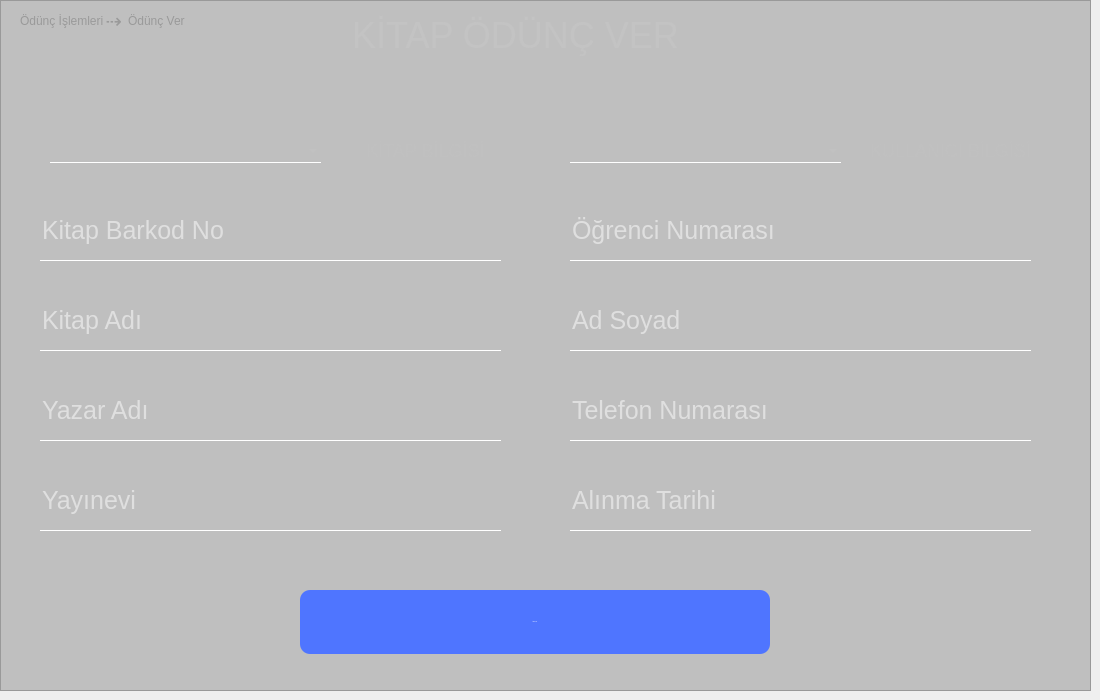
       <widget class="QWidget" name="qw_odunc_ver">
        <widget class="QLabel" name="label_4">
         <property name="geometry">
          <rect>
           <x>20</x>
           <y>10</y>
           <width>85</width>
           <height>21</height>
          </rect>
         </property>
         <property name="font">
          <font>
           <pointsize>9</pointsize>
          </font>
         </property>
         <property name="styleSheet">
          <string notr="true">QLabel{
color:silver;
background:transparent;
}</string>
         </property>
         <property name="text">
          <string>Ödünç İşlemleri</string>
         </property>
        </widget>
        <widget class="QLabel" name="label_10">
         <property name="geometry">
          <rect>
           <x>100</x>
           <y>13</y>
           <width>31</width>
           <height>16</height>
          </rect>
         </property>
         <property name="font">
          <font>
           <pointsize>15</pointsize>
          </font>
         </property>
         <property name="styleSheet">
          <string notr="true">QLabel{
color:silver;
background:transparent;
}</string>
         </property>
         <property name="text">
          <string> ⇢</string>
         </property>
        </widget>
        <widget class="QLabel" name="label_15">
         <property name="geometry">
          <rect>
           <x>128</x>
           <y>10</y>
           <width>71</width>
           <height>21</height>
          </rect>
         </property>
         <property name="font">
          <font>
           <pointsize>9</pointsize>
          </font>
         </property>
         <property name="styleSheet">
          <string notr="true">QLabel{
color:silver;
background:transparent;
}</string>
         </property>
         <property name="text">
          <string>Ödünç Ver</string>
         </property>
        </widget>
        <widget class="QFrame" name="frame_3">
         <property name="geometry">
          <rect>
           <x>0</x>
           <y>0</y>
           <width>1091</width>
           <height>691</height>
          </rect>
         </property>
         <property name="styleSheet">
          <string notr="true">QFrame{
background:rgba(0,0,0,0.2);
}
QLineEdit{
font-size:25px;;
color:white;
border:none;
background:transparent;
border-bottom:1px solid white;
}
QLineEdit:hover{
background:rgba(0,0,0,0.04);
}
QPushButton{
background:rgb(79, 117, 255);
border-radius:10px;
color:#fff;
}
QPushButton:hover{
border:none;
background:rgb(68, 117, 222)
}
QCheckBox{
color:silver;
background:transparent
}
QCheckBox:hover{
color:white;
}


</string>
         </property>
         <property name="frameShape">
          <enum>QFrame::StyledPanel</enum>
         </property>
         <property name="frameShadow">
          <enum>QFrame::Raised</enum>
         </property>
         <widget class="QPushButton" name="btn_oduncVer">
          <property name="geometry">
           <rect>
            <x>300</x>
            <y>590</y>
            <width>470</width>
            <height>64</height>
           </rect>
          </property>
          <property name="font">
           <font>
            <pointsize>-1</pointsize>
           </font>
          </property>
          <property name="cursor">
           <cursorShape>PointingHandCursor</cursorShape>
          </property>
          <property name="text">
           <string>Ödünç Ver</string>
          </property>
          <property name="shortcut">
           <string>Return</string>
          </property>
         </widget>
         <widget class="QLabel" name="label">
          <property name="geometry">
           <rect>
            <x>290</x>
            <y>10</y>
            <width>451</width>
            <height>51</height>
           </rect>
          </property>
          <property name="font">
           <font>
            <pointsize>-1</pointsize>
           </font>
          </property>
          <property name="styleSheet">
           <string notr="true">background:transparent;
color:rgb(195, 195, 195);
font-size:36px;</string>
          </property>
          <property name="text">
           <string>KİTAP ÖDÜNÇ VER</string>
          </property>
          <property name="alignment">
           <set>Qt::AlignCenter</set>
          </property>
         </widget>
         <widget class="QComboBox" name="combo_odunc_kitap">
          <property name="enabled">
           <bool>true</bool>
          </property>
          <property name="geometry">
           <rect>
            <x>50</x>
            <y>140</y>
            <width>271</width>
            <height>23</height>
           </rect>
          </property>
          <property name="autoFillBackground">
           <bool>false</bool>
          </property>
          <property name="styleSheet">
           <string notr="true">
font-size:15px;
color:rgb(195, 195, 195);
border:none;
background:transparent;
border-bottom:1px solid white;
</string>
          </property>
          <property name="editable">
           <bool>false</bool>
          </property>
          <property name="currentText">
           <string/>
          </property>
          <property name="currentIndex">
           <number>-1</number>
          </property>
          <property name="insertPolicy">
           <enum>QComboBox::InsertAtBottom</enum>
          </property>
          <property name="duplicatesEnabled">
           <bool>false</bool>
          </property>
          <property name="frame">
           <bool>true</bool>
          </property>
          <property name="modelColumn">
           <number>0</number>
          </property>
         </widget>
         <widget class="QLineEdit" name="odunc_ver_barkod">
          <property name="enabled">
           <bool>true</bool>
          </property>
          <property name="geometry">
           <rect>
            <x>40</x>
            <y>200</y>
            <width>461</width>
            <height>61</height>
           </rect>
          </property>
          <property name="text">
           <string/>
          </property>
          <property name="maxLength">
           <number>24</number>
          </property>
          <property name="placeholderText">
           <string>Kitap Barkod No</string>
          </property>
         </widget>
         <widget class="QPushButton" name="btn_kitapBilgileriGetir_3">
          <property name="geometry">
           <rect>
            <x>350</x>
            <y>140</y>
            <width>151</width>
            <height>21</height>
           </rect>
          </property>
          <property name="font">
           <font>
            <pointsize>-1</pointsize>
           </font>
          </property>
          <property name="cursor">
           <cursorShape>PointingHandCursor</cursorShape>
          </property>
          <property name="styleSheet">
           <string notr="true">QPushButton{
background:transparent;
border:none;
color:silver;
font-size:18px;
}
QPushButton:hover{
color:white;
}</string>
          </property>
          <property name="text">
           <string>KİTAP BİLGİSİ</string>
          </property>
          <property name="shortcut">
           <string>Return</string>
          </property>
         </widget>
         <widget class="QLineEdit" name="odunc_ver_kitap">
          <property name="enabled">
           <bool>true</bool>
          </property>
          <property name="geometry">
           <rect>
            <x>40</x>
            <y>290</y>
            <width>461</width>
            <height>61</height>
           </rect>
          </property>
          <property name="text">
           <string/>
          </property>
          <property name="maxLength">
           <number>24</number>
          </property>
          <property name="placeholderText">
           <string>Kitap Adı</string>
          </property>
         </widget>
         <widget class="QLineEdit" name="odunc_ver_yazar">
          <property name="enabled">
           <bool>true</bool>
          </property>
          <property name="geometry">
           <rect>
            <x>40</x>
            <y>380</y>
            <width>461</width>
            <height>61</height>
           </rect>
          </property>
          <property name="text">
           <string/>
          </property>
          <property name="maxLength">
           <number>24</number>
          </property>
          <property name="placeholderText">
           <string>Yazar Adı</string>
          </property>
         </widget>
         <widget class="QComboBox" name="combo_odunc_kullanici">
          <property name="enabled">
           <bool>true</bool>
          </property>
          <property name="geometry">
           <rect>
            <x>570</x>
            <y>140</y>
            <width>271</width>
            <height>23</height>
           </rect>
          </property>
          <property name="autoFillBackground">
           <bool>false</bool>
          </property>
          <property name="styleSheet">
           <string notr="true">
font-size:15px;
color:rgb(195, 195, 195);
border:none;
background:transparent;
border-bottom:1px solid white;
</string>
          </property>
          <property name="editable">
           <bool>false</bool>
          </property>
          <property name="currentText">
           <string/>
          </property>
          <property name="currentIndex">
           <number>-1</number>
          </property>
          <property name="insertPolicy">
           <enum>QComboBox::InsertAtBottom</enum>
          </property>
          <property name="duplicatesEnabled">
           <bool>false</bool>
          </property>
          <property name="frame">
           <bool>true</bool>
          </property>
          <property name="modelColumn">
           <number>0</number>
          </property>
         </widget>
         <widget class="QPushButton" name="btn_kitapBilgileriGetir_4">
          <property name="geometry">
           <rect>
            <x>860</x>
            <y>140</y>
            <width>181</width>
            <height>21</height>
           </rect>
          </property>
          <property name="font">
           <font>
            <pointsize>-1</pointsize>
           </font>
          </property>
          <property name="cursor">
           <cursorShape>PointingHandCursor</cursorShape>
          </property>
          <property name="styleSheet">
           <string notr="true">QPushButton{
background:transparent;
border:none;
color:silver;
font-size:18px;
}
QPushButton:hover{
color:white;
}</string>
          </property>
          <property name="text">
           <string>KULLANICI BİLGİSİ</string>
          </property>
          <property name="shortcut">
           <string>Return</string>
          </property>
         </widget>
         <widget class="QLineEdit" name="odunc_ver_adsoyad">
          <property name="enabled">
           <bool>true</bool>
          </property>
          <property name="geometry">
           <rect>
            <x>570</x>
            <y>290</y>
            <width>461</width>
            <height>61</height>
           </rect>
          </property>
          <property name="text">
           <string/>
          </property>
          <property name="maxLength">
           <number>24</number>
          </property>
          <property name="placeholderText">
           <string>Ad Soyad</string>
          </property>
         </widget>
         <widget class="QLineEdit" name="odunc_ver_ogrno">
          <property name="enabled">
           <bool>true</bool>
          </property>
          <property name="geometry">
           <rect>
            <x>570</x>
            <y>200</y>
            <width>461</width>
            <height>61</height>
           </rect>
          </property>
          <property name="text">
           <string/>
          </property>
          <property name="maxLength">
           <number>24</number>
          </property>
          <property name="placeholderText">
           <string>Öğrenci Numarası</string>
          </property>
         </widget>
         <widget class="QLineEdit" name="odunc_ver_telefon">
          <property name="enabled">
           <bool>true</bool>
          </property>
          <property name="geometry">
           <rect>
            <x>570</x>
            <y>380</y>
            <width>461</width>
            <height>61</height>
           </rect>
          </property>
          <property name="text">
           <string/>
          </property>
          <property name="maxLength">
           <number>24</number>
          </property>
          <property name="placeholderText">
           <string>Telefon Numarası</string>
          </property>
         </widget>
         <widget class="QLineEdit" name="odunc_ver_yayinevi">
          <property name="enabled">
           <bool>true</bool>
          </property>
          <property name="geometry">
           <rect>
            <x>40</x>
            <y>470</y>
            <width>461</width>
            <height>61</height>
           </rect>
          </property>
          <property name="text">
           <string/>
          </property>
          <property name="maxLength">
           <number>24</number>
          </property>
          <property name="placeholderText">
           <string>Yayınevi</string>
          </property>
         </widget>
         <widget class="QLineEdit" name="odunc_ver_tarih">
          <property name="enabled">
           <bool>true</bool>
          </property>
          <property name="geometry">
           <rect>
            <x>570</x>
            <y>470</y>
            <width>461</width>
            <height>61</height>
           </rect>
          </property>
          <property name="text">
           <string/>
          </property>
          <property name="maxLength">
           <number>24</number>
          </property>
          <property name="placeholderText">
           <string>Alınma Tarihi</string>
          </property>
         </widget>
        </widget>
        <zorder>label_15</zorder>
        <zorder>label_4</zorder>
        <zorder>label_10</zorder>
        <zorder>frame_3</zorder>
       </widget>
